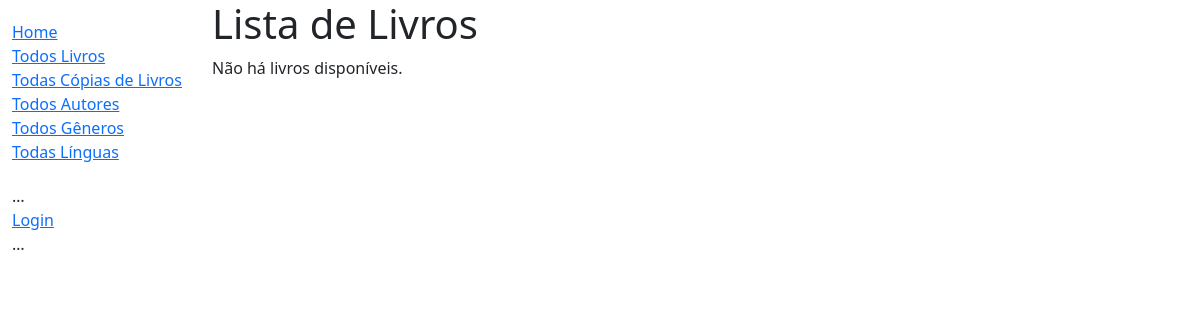
The page /acervo/livros/ on the database as committed earlier.
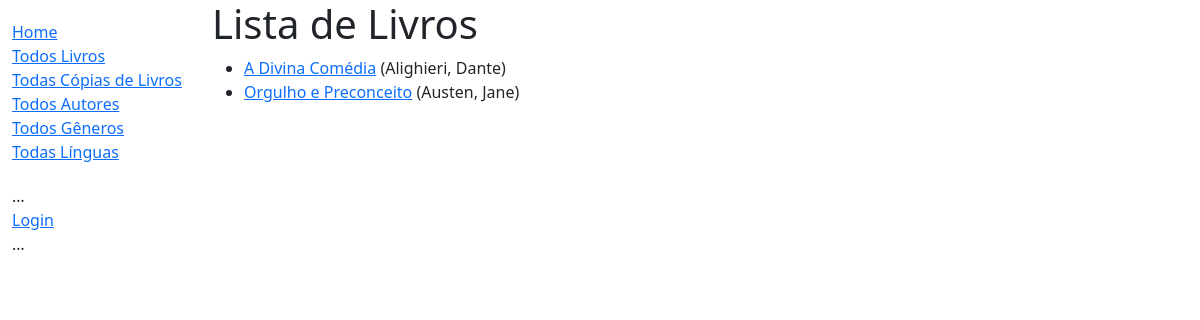
The same page on the database as committed later.
### acervo/models.py (models this page shows, shortened)
class Livro(models.Model):
    titulo = models.CharField(max_length=200)
    autor = models.ForeignKey('Autor', on_delete=models.RESTRICT, null=True)
    descricao = models.TextField(
        max_length=1000, help_text="Breve descrição do livro")
    isbn = models.CharField('ISBN', max_length=13,
                            unique=True,
                            help_text='13 Caracteres <a href="https://www.isbn-international.org/content/what-isbn'
                                      '">ISBN number</a>')
    genero = models.ManyToManyField(
        Genero, help_text="Selecione o gênero do livro")
    lingua = models.ForeignKey(
        'Lingua', on_delete=models.SET_NULL, null=True)
    class Meta:
        ordering = ['titulo', 'autor']
    def mostra_genero(self):
        """Representação String para o gênero do livro."""
        return ', '.join([self.genero.nome for genre in self.genero.all()[:3]])
    mostra_genero.short_description = 'Genero'
    def get_absolute_url(self):
        return reverse('detalhe-livro', args=[str(self.id)])

class Autor(models.Model):
    primeiro_nome = models.CharField(max_length=100)
    sobrenome = models.CharField(max_length=100)
    data_nascimento = models.DateField(null=True, blank=True)
    data_falecimento = models.DateField('morte', null=True, blank=True)
    class Meta:
        ordering = ['sobrenome', 'primeiro_nome']
    def __str__(self):
        return f'{self.sobrenome}, {self.primeiro_nome}'

### acervo/views.py (the view)
# urls.py: path('livros/', views.ListaLivrosView.as_view(), name='livros'),
class ListaLivrosView(generic.ListView):
    model = Livro
    context_object_name = 'lista_livros'
    template_name = 'acervo/lista_livros.html'
    paginate_by = 10

### acervo/templates/acervo/lista_livros.html
{% extends "base_generic.html" %}
{% block content %}
  <h1>Lista de Livros</h1>
  {% if lista_livros %}
    <ul>
      {% for livro in lista_livros %}
      <li>
        <a href="{{ livro.get_absolute_url }}">{{ livro.titulo }}</a>
        ({{livro.autor}})
      </li>
      {% endfor %}
    </ul>
  {% else %}
    <p>Não há livros disponíveis.</p>
  {% endif %}
{% endblock %}

Rows that differ between the two databases and show on the page:
added Livro: titulo "A Divina Comédia", autor "Alighieri, Dante"
added Livro: titulo "Orgulho e Preconceito", autor "Austen, Jane"
Other text that changed with them:
text no longer shown: "Não há livros disponíveis."
